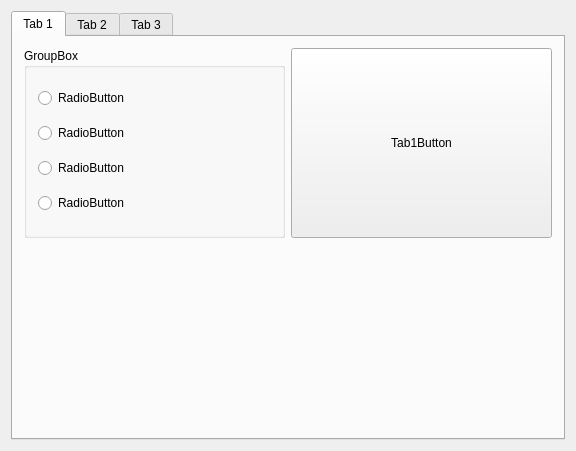
<?xml version="1.0" encoding="UTF-8"?>
<ui version="4.0">
 <class>Widget</class>
 <widget class="QWidget" name="Widget">
  <property name="geometry">
   <rect>
    <x>0</x>
    <y>0</y>
    <width>576</width>
    <height>451</height>
   </rect>
  </property>
  <property name="windowTitle">
   <string>Widget</string>
  </property>
  <layout class="QVBoxLayout" name="verticalLayout_5">
   <item>
    <widget class="QTabWidget" name="tabWidget">
     <property name="currentIndex">
      <number>0</number>
     </property>
     <widget class="QWidget" name="tab">
      <attribute name="title">
       <string>Tab 1</string>
      </attribute>
      <layout class="QVBoxLayout" name="verticalLayout_2">
       <item>
        <layout class="QHBoxLayout" name="horizontalLayout">
         <item>
          <widget class="QGroupBox" name="groupBox">
           <property name="title">
            <string>GroupBox</string>
           </property>
           <layout class="QVBoxLayout" name="verticalLayout">
            <item>
             <widget class="QRadioButton" name="radioButton">
              <property name="text">
               <string>RadioButton</string>
              </property>
             </widget>
            </item>
            <item>
             <widget class="QRadioButton" name="radioButton_2">
              <property name="text">
               <string>RadioButton</string>
              </property>
             </widget>
            </item>
            <item>
             <widget class="QRadioButton" name="radioButton_3">
              <property name="text">
               <string>RadioButton</string>
              </property>
             </widget>
            </item>
            <item>
             <widget class="QRadioButton" name="radioButton_4">
              <property name="text">
               <string>RadioButton</string>
              </property>
             </widget>
            </item>
           </layout>
          </widget>
         </item>
         <item>
          <widget class="QPushButton" name="tab1Button">
           <property name="sizePolicy">
            <sizepolicy hsizetype="Minimum" vsizetype="Expanding">
             <horstretch>0</horstretch>
             <verstretch>0</verstretch>
            </sizepolicy>
           </property>
           <property name="text">
            <string>Tab1Button</string>
           </property>
          </widget>
         </item>
        </layout>
       </item>
       <item>
        <spacer name="verticalSpacer">
         <property name="orientation">
          <enum>Qt::Vertical</enum>
         </property>
         <property name="sizeHint" stdset="0">
          <size>
           <width>20</width>
           <height>183</height>
          </size>
         </property>
        </spacer>
       </item>
      </layout>
     </widget>
     <widget class="QWidget" name="tab_2">
      <attribute name="title">
       <string>Tab 2</string>
      </attribute>
      <layout class="QVBoxLayout" name="verticalLayout_3">
       <item>
        <widget class="QPushButton" name="pushButton_2">
         <property name="text">
          <string>TAB2</string>
         </property>
        </widget>
       </item>
       <item>
        <widget class="QPushButton" name="pushButton_3">
         <property name="text">
          <string>PushButton</string>
         </property>
        </widget>
       </item>
       <item>
        <widget class="QPushButton" name="pushButton_4">
         <property name="text">
          <string>PushButton</string>
         </property>
        </widget>
       </item>
       <item>
        <spacer name="verticalSpacer_2">
         <property name="orientation">
          <enum>Qt::Vertical</enum>
         </property>
         <property name="sizeHint" stdset="0">
          <size>
           <width>20</width>
           <height>271</height>
          </size>
         </property>
        </spacer>
       </item>
      </layout>
     </widget>
     <widget class="QWidget" name="tab_3">
      <attribute name="title">
       <string>Tab 3</string>
      </attribute>
      <layout class="QVBoxLayout" name="verticalLayout_4">
       <item>
        <widget class="QListWidget" name="listWidget"/>
       </item>
       <item>
        <widget class="QPushButton" name="pushButton_5">
         <property name="text">
          <string>PushButton</string>
         </property>
        </widget>
       </item>
      </layout>
     </widget>
    </widget>
   </item>
  </layout>
 </widget>
 <layoutdefault spacing="6" margin="11"/>
 <resources/>
 <connections/>
</ui>
